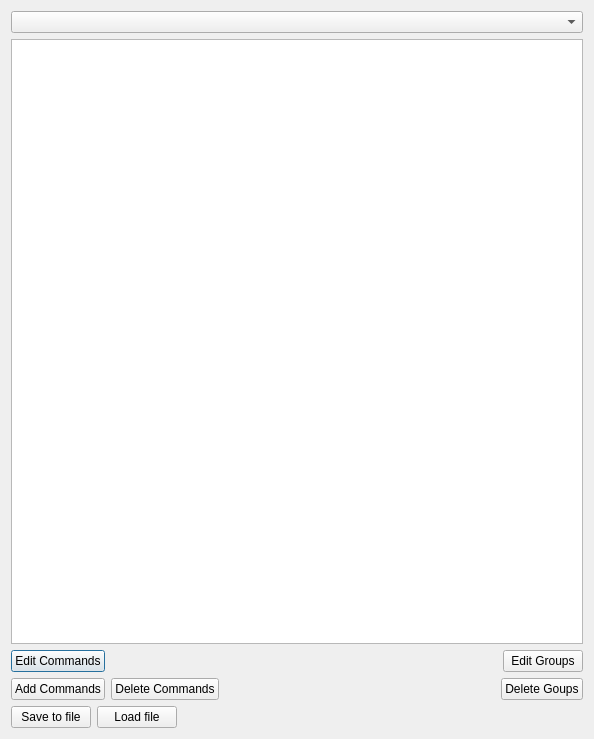
<?xml version="1.0" encoding="UTF-8"?>
<ui version="4.0">
 <class>NotebookDialog</class>
 <widget class="QDialog" name="NotebookDialog">
  <property name="geometry">
   <rect>
    <x>0</x>
    <y>0</y>
    <width>594</width>
    <height>739</height>
   </rect>
  </property>
  <property name="windowTitle">
   <string>Notebook</string>
  </property>
  <layout class="QVBoxLayout" name="verticalLayout">
   <item>
    <layout class="QHBoxLayout" name="horizontalLayout_4">
     <item>
      <widget class="QComboBox" name="groupCommandsComboBox"/>
     </item>
    </layout>
   </item>
   <item>
    <widget class="QTableWidget" name="commandsTableWidget"/>
   </item>
   <item>
    <layout class="QHBoxLayout" name="horizontalLayout">
     <item>
      <widget class="QPushButton" name="editCommandsPushButton">
       <property name="text">
        <string>Edit Commands</string>
       </property>
      </widget>
     </item>
     <item>
      <spacer name="horizontalSpacer">
       <property name="orientation">
        <enum>Qt::Horizontal</enum>
       </property>
       <property name="sizeHint" stdset="0">
        <size>
         <width>40</width>
         <height>20</height>
        </size>
       </property>
      </spacer>
     </item>
     <item>
      <widget class="QPushButton" name="editGroupsPushButton">
       <property name="text">
        <string>Edit Groups</string>
       </property>
      </widget>
     </item>
    </layout>
   </item>
   <item>
    <layout class="QHBoxLayout" name="horizontalLayout_2">
     <item>
      <widget class="QPushButton" name="addCommansPushButton">
       <property name="text">
        <string>Add Commands</string>
       </property>
      </widget>
     </item>
     <item>
      <widget class="QPushButton" name="deleteCommandsPushButton">
       <property name="text">
        <string>Delete Commands</string>
       </property>
      </widget>
     </item>
     <item>
      <spacer name="horizontalSpacer_2">
       <property name="orientation">
        <enum>Qt::Horizontal</enum>
       </property>
       <property name="sizeHint" stdset="0">
        <size>
         <width>40</width>
         <height>20</height>
        </size>
       </property>
      </spacer>
     </item>
     <item>
      <widget class="QPushButton" name="deleteGroupsPushButton">
       <property name="text">
        <string>Delete Goups</string>
       </property>
      </widget>
     </item>
    </layout>
   </item>
   <item>
    <layout class="QHBoxLayout" name="horizontalLayout_3">
     <item>
      <widget class="QPushButton" name="saveCommandsPushButton">
       <property name="text">
        <string>Save to file</string>
       </property>
      </widget>
     </item>
     <item>
      <widget class="QPushButton" name="loadCommandsPushButton">
       <property name="text">
        <string>Load file</string>
       </property>
      </widget>
     </item>
     <item>
      <spacer name="horizontalSpacer_3">
       <property name="orientation">
        <enum>Qt::Horizontal</enum>
       </property>
       <property name="sizeHint" stdset="0">
        <size>
         <width>40</width>
         <height>20</height>
        </size>
       </property>
      </spacer>
     </item>
    </layout>
   </item>
  </layout>
 </widget>
 <resources/>
 <connections/>
</ui>
